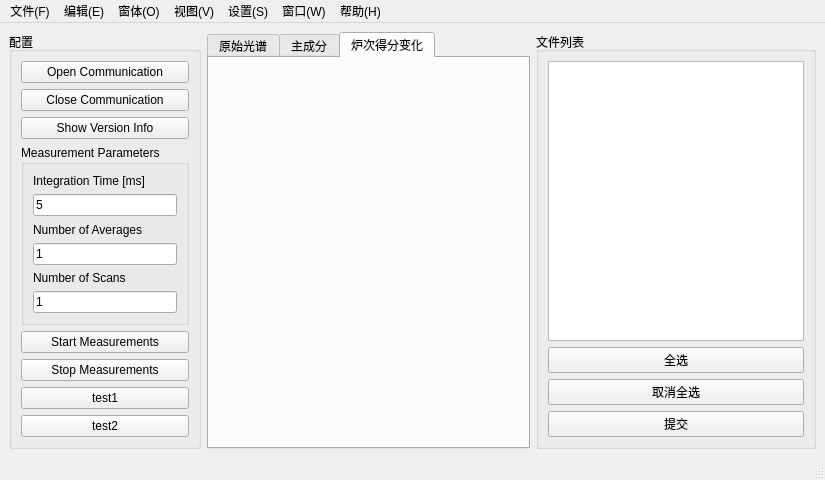
<?xml version="1.0" encoding="UTF-8"?>
<ui version="4.0">
 <class>MainWindow</class>
 <widget class="QMainWindow" name="MainWindow">
  <property name="geometry">
   <rect>
    <x>0</x>
    <y>0</y>
    <width>825</width>
    <height>480</height>
   </rect>
  </property>
  <property name="windowTitle">
   <string>MainWindow</string>
  </property>
  <widget class="QWidget" name="centralwidget">
   <layout class="QGridLayout" name="gridLayout_3">
    <item row="0" column="1">
     <widget class="QTabWidget" name="tabWidget">
      <property name="currentIndex">
       <number>2</number>
      </property>
      <widget class="QWidget" name="tab">
       <attribute name="title">
        <string>原始光谱</string>
       </attribute>
       <layout class="QGridLayout" name="gridLayout_2">
        <item row="0" column="0">
         <layout class="QGridLayout" name="gridLayout"/>
        </item>
       </layout>
      </widget>
      <widget class="QWidget" name="tab_2">
       <attribute name="title">
        <string>主成分</string>
       </attribute>
       <layout class="QGridLayout" name="gridLayout_5">
        <item row="0" column="0">
         <layout class="QGridLayout" name="gridLayout_4"/>
        </item>
       </layout>
      </widget>
      <widget class="QWidget" name="tab_3">
       <attribute name="title">
        <string>炉次得分变化</string>
       </attribute>
       <layout class="QGridLayout" name="gridLayout_7">
        <item row="0" column="0">
         <layout class="QGridLayout" name="gridLayout_6"/>
        </item>
       </layout>
      </widget>
     </widget>
    </item>
    <item row="0" column="2">
     <widget class="QGroupBox" name="groupBox_2">
      <property name="title">
       <string>文件列表</string>
      </property>
      <layout class="QVBoxLayout" name="verticalLayout_4">
       <item>
        <widget class="QListWidget" name="listWidget">
         <property name="sizePolicy">
          <sizepolicy hsizetype="Fixed" vsizetype="Preferred">
           <horstretch>0</horstretch>
           <verstretch>0</verstretch>
          </sizepolicy>
         </property>
         <property name="selectionMode">
          <enum>QAbstractItemView::MultiSelection</enum>
         </property>
         <property name="sortingEnabled">
          <bool>true</bool>
         </property>
        </widget>
       </item>
       <item>
        <widget class="QPushButton" name="select_all">
         <property name="text">
          <string>全选</string>
         </property>
        </widget>
       </item>
       <item>
        <widget class="QPushButton" name="cancel_all">
         <property name="text">
          <string>取消全选</string>
         </property>
        </widget>
       </item>
       <item>
        <widget class="QPushButton" name="commit">
         <property name="text">
          <string>提交</string>
         </property>
        </widget>
       </item>
      </layout>
     </widget>
    </item>
    <item row="0" column="0">
     <widget class="QGroupBox" name="groupBox">
      <property name="sizePolicy">
       <sizepolicy hsizetype="Fixed" vsizetype="Preferred">
        <horstretch>0</horstretch>
        <verstretch>0</verstretch>
       </sizepolicy>
      </property>
      <property name="title">
       <string>配置</string>
      </property>
      <layout class="QVBoxLayout" name="verticalLayout">
       <item>
        <widget class="QPushButton" name="OpenCommBtn">
         <property name="text">
          <string>Open Communication</string>
         </property>
        </widget>
       </item>
       <item>
        <widget class="QPushButton" name="CloseCommBtn">
         <property name="text">
          <string>Close Communication</string>
         </property>
        </widget>
       </item>
       <item>
        <widget class="QPushButton" name="VersionBtn">
         <property name="text">
          <string>Show Version Info</string>
         </property>
        </widget>
       </item>
       <item>
        <widget class="QGroupBox" name="groupBox_3">
         <property name="maximumSize">
          <size>
           <width>16777215</width>
           <height>300</height>
          </size>
         </property>
         <property name="title">
          <string>Measurement Parameters</string>
         </property>
         <layout class="QVBoxLayout" name="verticalLayout_2">
          <item>
           <widget class="QLabel" name="label_4">
            <property name="text">
             <string>Integration Time [ms]</string>
            </property>
           </widget>
          </item>
          <item>
           <widget class="QLineEdit" name="IntTimeEdt">
            <property name="text">
             <string>5</string>
            </property>
           </widget>
          </item>
          <item>
           <widget class="QLabel" name="label_5">
            <property name="text">
             <string>Number of Averages</string>
            </property>
           </widget>
          </item>
          <item>
           <widget class="QLineEdit" name="NumAvgEdt">
            <property name="text">
             <string>1</string>
            </property>
           </widget>
          </item>
          <item>
           <widget class="QLabel" name="label_6">
            <property name="text">
             <string>Number of Scans</string>
            </property>
           </widget>
          </item>
          <item>
           <widget class="QLineEdit" name="NumMeasEdt">
            <property name="text">
             <string>1</string>
            </property>
           </widget>
          </item>
         </layout>
        </widget>
       </item>
       <item>
        <widget class="QPushButton" name="StartMeasBtn">
         <property name="text">
          <string>Start Measurements</string>
         </property>
        </widget>
       </item>
       <item>
        <widget class="QPushButton" name="StopMeasBtn">
         <property name="text">
          <string>Stop Measurements</string>
         </property>
        </widget>
       </item>
       <item>
        <widget class="QPushButton" name="testButton1">
         <property name="text">
          <string>test1</string>
         </property>
        </widget>
       </item>
       <item>
        <widget class="QPushButton" name="testButton2">
         <property name="text">
          <string>test2</string>
         </property>
        </widget>
       </item>
      </layout>
     </widget>
    </item>
   </layout>
  </widget>
  <widget class="QMenuBar" name="menubar">
   <property name="geometry">
    <rect>
     <x>0</x>
     <y>0</y>
     <width>825</width>
     <height>22</height>
    </rect>
   </property>
   <widget class="QMenu" name="menu_F">
    <property name="title">
     <string>文件(F)</string>
    </property>
    <addaction name="separator"/>
   </widget>
   <widget class="QMenu" name="menuEdit">
    <property name="title">
     <string>编辑(E)</string>
    </property>
    <addaction name="separator"/>
   </widget>
   <widget class="QMenu" name="menu_O">
    <property name="title">
     <string>窗体(O)</string>
    </property>
    <addaction name="separator"/>
   </widget>
   <widget class="QMenu" name="menu_V">
    <property name="title">
     <string>视图(V)</string>
    </property>
    <addaction name="separator"/>
   </widget>
   <widget class="QMenu" name="menu_S">
    <property name="title">
     <string>设置(S)</string>
    </property>
    <addaction name="separator"/>
   </widget>
   <widget class="QMenu" name="menu_W">
    <property name="title">
     <string>窗口(W)</string>
    </property>
    <addaction name="separator"/>
   </widget>
   <widget class="QMenu" name="menu_H">
    <property name="title">
     <string>帮助(H)</string>
    </property>
   </widget>
   <addaction name="menu_F"/>
   <addaction name="menuEdit"/>
   <addaction name="menu_O"/>
   <addaction name="menu_V"/>
   <addaction name="menu_S"/>
   <addaction name="menu_W"/>
   <addaction name="menu_H"/>
  </widget>
  <widget class="QStatusBar" name="statusbar"/>
 </widget>
 <resources/>
 <connections/>
</ui>
